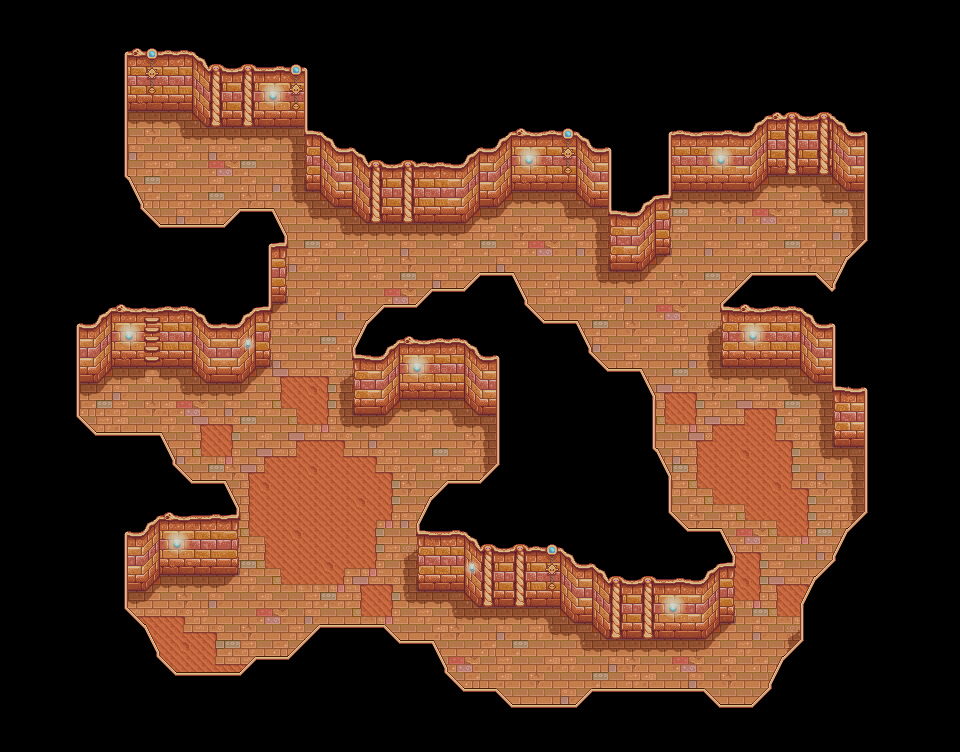

A 2D game scene composited from a Tiled map and its tileset images. What follows is a short description and the map's XML, with each tile layer's data collapsed to a summary:
An orthogonal 60x47 tile map with 16x16 px tiles, 3 tile layers (Back, Buildings, Front).

<map version="1.10" tiledversion="1.12.1" orientation="orthogonal" renderorder="right-down" width="60" height="47" tilewidth="16" tileheight="16" infinite="0" nextlayerid="7" nextobjectid="1">
 <tileset firstgid="1" name="mine" tilewidth="16" tileheight="16" tilecount="288" columns="16">
  <image source="mine_desert_dark_dangerous.png" width="256" height="288" />
  <tile id="0">
   <properties>
    <property name="Type" value="Dirt" />
   </properties>
  </tile>
  <tile id="137">
   <properties>
    <property name="Type" value="Stone" />
   </properties>
  </tile>
  <tile id="138">
   <properties>
    <property name="Type" value="Stone" />
   </properties>
  </tile>
  <tile id="139">
   <properties>
    <property name="Type" value="Stone" />
   </properties>
  </tile>
  <tile id="140">
   <properties>
    <property name="Type" value="Stone" />
   </properties>
  </tile>
  <tile id="153">
   <properties>
    <property name="Type" value="Stone" />
   </properties>
  </tile>
  <tile id="154">
   <properties>
    <property name="Type" value="Stone" />
   </properties>
  </tile>
  <tile id="155">
   <properties>
    <property name="Type" value="Stone" />
   </properties>
  </tile>
  <tile id="165">
   <properties>
    <property name="Type" value="Dirt" />
   </properties>
  </tile>
  <tile id="166">
   <properties>
    <property name="Type" value="Stone" />
   </properties>
  </tile>
  <tile id="167">
   <properties>
    <property name="Type" value="Stone" />
   </properties>
  </tile>
  <tile id="168">
   <properties>
    <property name="Type" value="Stone" />
   </properties>
  </tile>
  <tile id="169">
   <properties>
    <property name="Type" value="Stone" />
   </properties>
  </tile>
  <tile id="170">
   <properties>
    <property name="Type" value="Stone" />
   </properties>
  </tile>
  <tile id="171">
   <properties>
    <property name="Type" value="Stone" />
   </properties>
  </tile>
  <tile id="172">
   <properties>
    <property name="Type" value="Stone" />
   </properties>
  </tile>
  <tile id="181">
   <properties>
    <property name="Type" value="Dirt" />
   </properties>
  </tile>
  <tile id="182">
   <properties>
    <property name="Type" value="Stone" />
   </properties>
  </tile>
  <tile id="183">
   <properties>
    <property name="Type" value="Dirt" />
   </properties>
  </tile>
  <tile id="184">
   <properties>
    <property name="Type" value="Stone" />
   </properties>
  </tile>
  <tile id="185">
   <properties>
    <property name="Type" value="Stone" />
   </properties>
  </tile>
  <tile id="186">
   <properties>
    <property name="Type" value="Stone" />
   </properties>
  </tile>
  <tile id="187">
   <properties>
    <property name="Type" value="Stone" />
   </properties>
  </tile>
  <tile id="188">
   <properties>
    <property name="Type" value="Stone" />
   </properties>
  </tile>
  <tile id="198">
   <properties>
    <property name="Type" value="Stone" />
   </properties>
  </tile>
  <tile id="199">
   <properties>
    <property name="Type" value="Stone" />
   </properties>
  </tile>
  <tile id="200">
   <properties>
    <property name="Type" value="Stone" />
   </properties>
  </tile>
  <tile id="201">
   <properties>
    <property name="Type" value="Stone" />
   </properties>
  </tile>
  <tile id="202">
   <properties>
    <property name="Type" value="Stone" />
   </properties>
  </tile>
  <tile id="203">
   <properties>
    <property name="Type" value="Stone" />
   </properties>
  </tile>
  <tile id="204">
   <properties>
    <property name="Type" value="Stone" />
   </properties>
  </tile>
  <tile id="217">
   <properties>
    <property name="Type" value="Stone" />
   </properties>
  </tile>
  <tile id="218">
   <properties>
    <property name="Type" value="Stone" />
   </properties>
  </tile>
  <tile id="219">
   <properties>
    <property name="Type" value="Stone" />
   </properties>
  </tile>
  <tile id="233">
   <properties>
    <property name="Type" value="Stone" />
   </properties>
  </tile>
  <tile id="234">
   <properties>
    <property name="Type" value="Stone" />
   </properties>
  </tile>
  <tile id="235">
   <properties>
    <property name="Type" value="Stone" />
   </properties>
  </tile>
  <tile id="240">
   <properties>
    <property name="Type" value="Wood" />
   </properties>
  </tile>
  <tile id="241">
   <properties>
    <property name="Type" value="Wood" />
   </properties>
  </tile>
  <tile id="242">
   <properties>
    <property name="Type" value="Wood" />
   </properties>
  </tile>
  <tile id="256">
   <properties>
    <property name="Type" value="Wood" />
   </properties>
  </tile>
  <tile id="257">
   <properties>
    <property name="Type" value="Wood" />
   </properties>
  </tile>
  <tile id="258">
   <properties>
    <property name="Type" value="Wood" />
   </properties>
  </tile>
  <tile id="272">
   <properties>
    <property name="Type" value="Wood" />
   </properties>
  </tile>
  <tile id="273">
   <properties>
    <property name="Type" value="Wood" />
   </properties>
  </tile>
  <tile id="274">
   <properties>
    <property name="Type" value="Wood" />
   </properties>
  </tile>
 </tileset>
 <layer id="1" name="Back" width="60" height="47">
  <data>[2820 cells, 2820 non-empty, 36 distinct tile ids]</data>
 </layer>
 <objectgroup id="2" name="Back" />
 <layer id="3" name="Buildings" width="60" height="47">
  <data>[2820 cells, 1911 non-empty, 119 distinct tile ids]</data>
 </layer>
 <objectgroup id="4" name="Buildings" />
 <layer id="5" name="Front" width="60" height="47">
  <data>[2820 cells, 155 non-empty, 11 distinct tile ids]</data>
 </layer>
 <objectgroup id="6" name="Front" />
</map>
